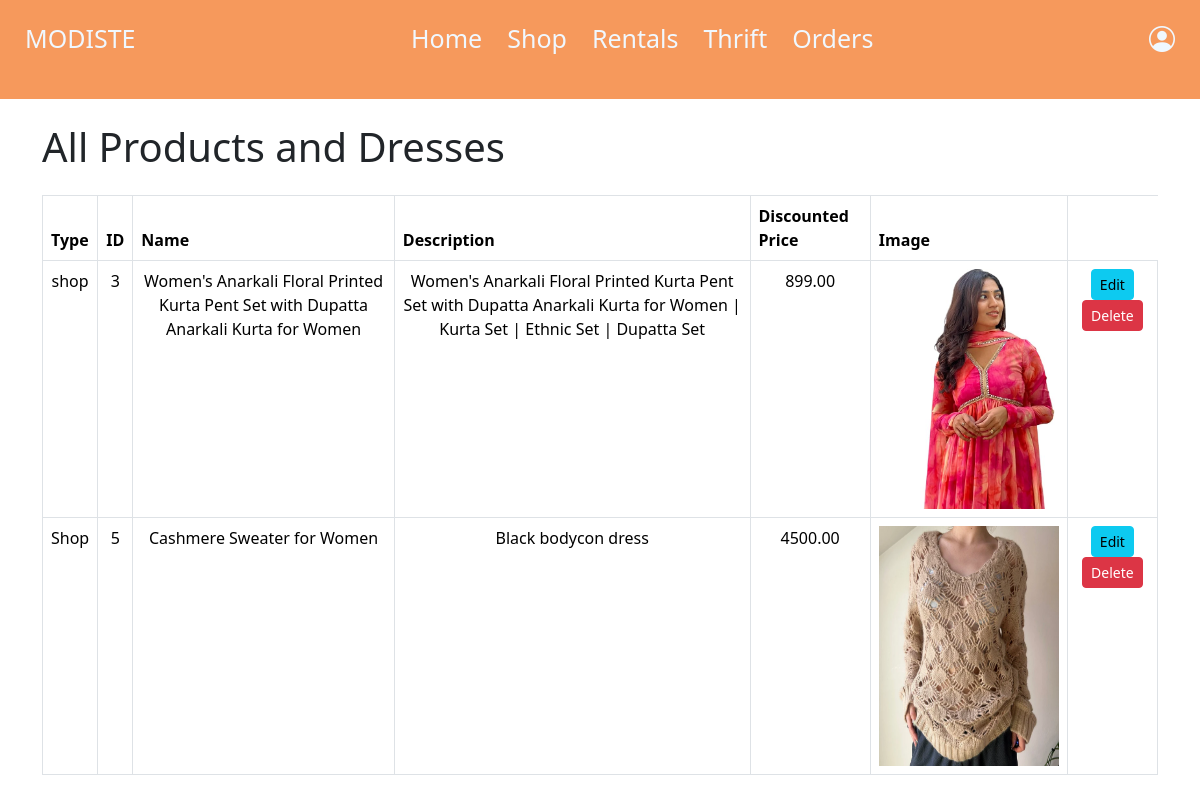
The app's page /admin/shop.php (signed in) with its own data.
### tables this page shows
CREATE TABLE IF NOT EXISTS `inventory` (
  `product_id` int NOT NULL AUTO_INCREMENT,
  `productname` varchar(255) NOT NULL,
  `description` varchar(200) NOT NULL,
  `image` varchar(255) NOT NULL,
  `price` decimal(10,2) NOT NULL,
  `original_price` decimal(10,2) NOT NULL,
  `stock` int NOT NULL,
  `category` varchar(50) NOT NULL,
  PRIMARY KEY (`product_id`),
  UNIQUE KEY `productname` (`productname`)
);

### admin/shop.php (the view, shortened to what this page needs)
<?php
include('header.php');
include("connect.php");
$sql = " SELECT * FROM inventory WHERE category = 'shop'";
$result = $con->query($sql);
?>
<!DOCTYPE html>
<html lang="en">
<head>
    <link rel="stylesheet" href="admin.css">
    <link href="https://cdn.jsdelivr.net/npm/bootstrap@5.3.3/dist/css/bootstrap.min.css" rel="stylesheet">
</head>
<body>
    <div class="login-nav"></div>
    <div class="container">
        <h1 class="mt-4 mb-4">All Products and Dresses</h1>
        <div class="table-responsive">
            <table class="table table-bordered">
                <thead class="thead-dark">
                    <tr>
                        <th>Type</th>
                        <th>ID</th>
                        <th>Name</th>
                        <th>Description</th>
                        <th>Discounted Price</th>
                        <th>Image</th>
                    </tr>
                </thead>
                <tbody style="text-align:center;">
                    <?php
                    if ($result->num_rows > 0) {
                        while ($row = $result->fetch_assoc()) {
                            echo "<tr>";
                            echo "<td class='mt-5'>" . $row["category"] . "</td>";
                            echo "<td class='mt-5'>" . $row["product_id"] . "</td>";
                            echo "<td class='mt-5'>" . $row["productname"] . "</td>";
                            echo "<td class='mt-5'>" . $row["description"] . "</td>";
                            echo "<td class='mt-5'>" . $row["price"] . "</td>";
                            echo "<td><img src='" . $row["image"] . "' alt='sorry' height='240px' width='180px'/></td>";
                            echo "<td>";
                            echo "<a href='edit_product.php?product_id=" . $row["product_id"] . "' class='btn btn-sm btn-info'>Edit</a>";
                            echo "<a href='delete.php?product_id=" . $row["product_id"] . "' class='btn btn-sm btn-danger'>Delete</a>";
                            echo "</td>";
                            echo "</tr>";
                        }
                    } else {
                        echo "<tr><td colspan='8'>No records found</td></tr>";
                    }
                    ?>
                </tbody>
            </table>
        </div>
    </div>
</body>
</html>

### admin/admin.css (style rules this page uses)
* { margin: 0px; }
.login-nav { background-color: #F6995C; height: 100px; margin-top: -5%; }

### records on screen
inventory: category "shop", product_id "3", productname "Women's Anarkali Floral Printed Kurta Pent Set with Dupatta Anarkali Kurta for Women", description "Women's Anarkali Floral Printed Kurta Pent Set with Dupatta Anarkali Kurta for Women | Kurta Set | Ethnic Set | Dupatta Set", price "899.00", image (picture)
inventory: category "Shop", product_id "5", productname "Cashmere Sweater for Women", description "Black bodycon dress", price "4500.00", image (picture)
